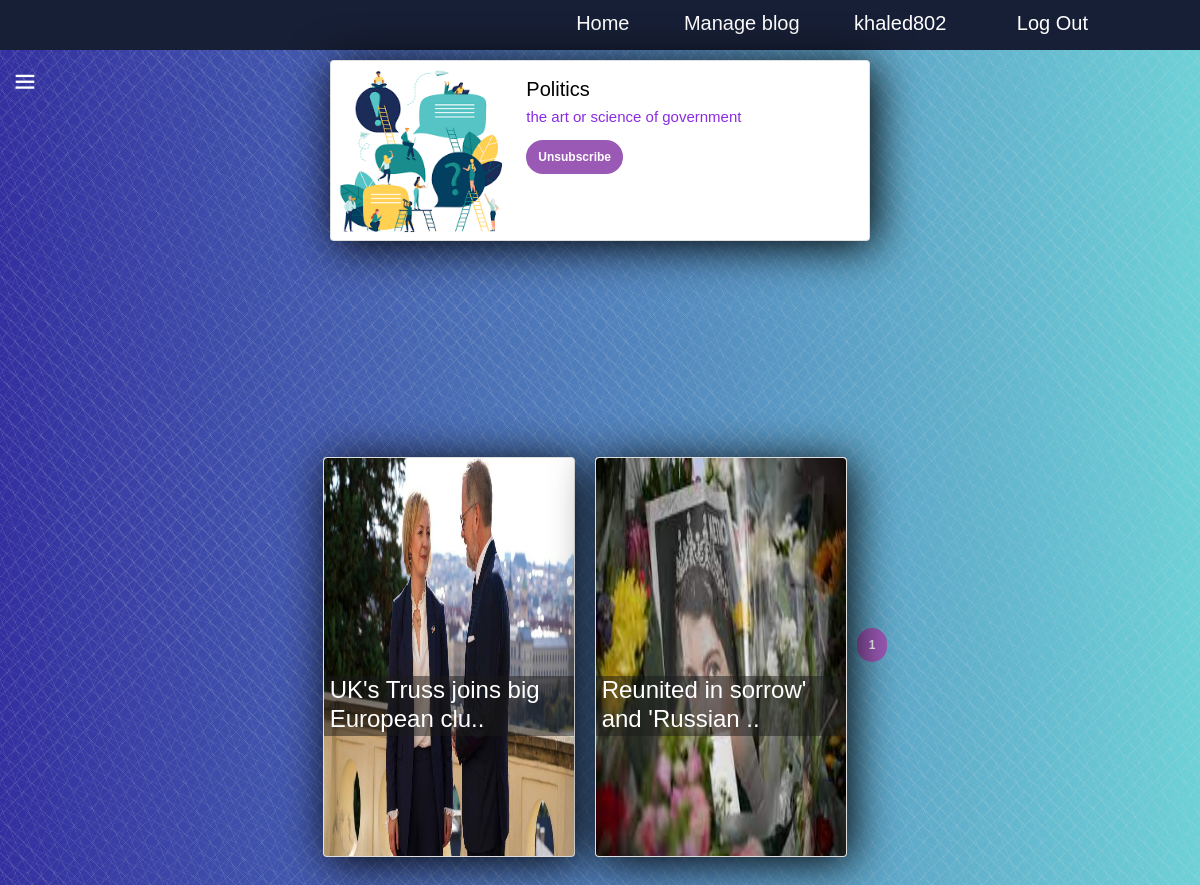
Page /categories/show/3 (signed in) on the earlier database version.
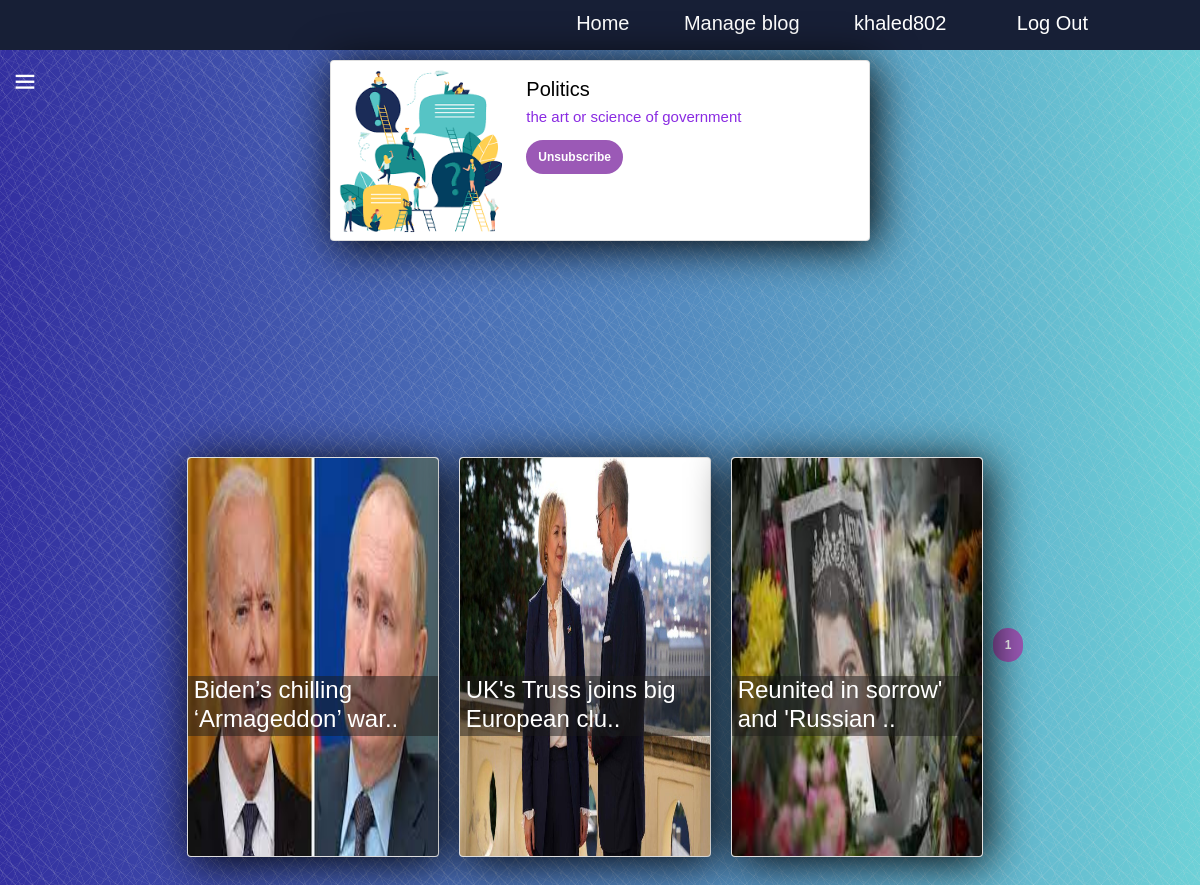
Same page on the later database version.
### categories/models.py (models this page shows, shortened)
class Category(models.Model):
    title = models.CharField(max_length=100)
    details = models.TextField()
    picture = models.ImageField(upload_to='images/')
    created_time = models.DateTimeField(auto_now_add=True)
    @classmethod
    def get_category(cls, id):
        return get_object_or_404(cls, id=id)
    def get_category_url(self):
        return reverse('category.show', args=[self.id])
    def get_subscribe_url(self):
        return reverse('category.subscribe', args=[self.id])
    def get_subscribers(self):
        return set([sub.user for sub in Subscribe.objects.filter(category=self)])
    def __str__(self) -> str:
        return self.title

### post/models.py (models this page shows, shortened)
class Post(models.Model):
    title = models.CharField(max_length=100)
    details = models.TextField()
    picture = models.ImageField(upload_to='images/')
    created_time = models.DateTimeField(auto_now_add=True)
    category=models.ForeignKey(Category , null = True , blank=True , on_delete=models.CASCADE , related_name='post_category')
    num_of_likes=models.IntegerField(default=0)
    def get_post_url(self):
        return reverse('post.show', args=[self.id])
    @classmethod
    def related_posts(cls , _category):
        return cls.objects.filter(category= _category)

### categories/views.py (the view)
# urls.py: path('show/<int:id>', show_category, name='category.show'),
def show_category(request, id):
    category= Category.get_category(id)
    related_posts = Post.related_posts(category).order_by("-created_time")
    paginator = Paginator(related_posts , 3)
    page_number = request.GET.get('page')
    page_obj = paginator.get_page(page_number)
    is_subscribe = Subscribe.get_subscribe(category, request.user)
    return render(request, 'categories/show_category.html', context={'category': category , "related_posts":related_posts, 'subscribe': is_subscribe, 'title': 'category-'+ category.title,  "page_obj":page_obj})

### categories/context_processors.py (called while the page is built)
def categories_processor(request):
    categories = Category.objects.all()
    print('hi')
    print(categories)
    return {'categories': categories}

### categories/models.py (called while the page is built)
    @classmethod
    def get_subscribe(cls , category , user):
        try:
            return cls.objects.get(category=category , user=user)
        except:
            return None

### categories/templates/categories/show_category.html (shortened to what this page needs)
{% extends 'base/base.html'%}
{% load static %}
{% block content %}
<div class="card mb-3" style="max-width: 540px; margin:10px auto; height: auto;">
  <div class="row g-0">
    <div class="col-md-4">
      <img src="{{ category.picture.url }}" class="img-fluid rounded-start" alt="{{ category }}">
    </div>
    <div class="col-md-8">
      <div class="card-body">
        <h5 class="card-title" style="color: black;">{{ category.title }}</h5>
        <p class="card-text" style="color: blueviolet;">{{ category.details }}</p>
        {% if subscribe %}
          <a type="button" class="btn btn-warning" href="{{ category.get_subscribe_url }}" >Unsubscribe</a>
        {% else %}
          <a type="button" class="btn btn-success" href="{{ category.get_subscribe_url }}" >Subscribe</a>
        {% endif %}
      </div>
    </div>
  </div>
</div>
{% if subscribe %}
<div class="cacontainer">
  {% for post in page_obj %}
    <div class="card">
      <a href="{{post.get_post_url}}">
        <img src="{{ post.picture.url }}" alt="" >
        <div class="intro">
            <h4>{{ post.title|slice:":33" }}..</h4>
        </div>
      </a>
  </div>
  {% endfor %}
{% endif %}
{% if subscribe %}
  {% for num in page_obj.paginator.page_range %}
    {% if page_obj.number == num %}
      <a class="btn btn-info mb-4" href="?page={{ num }}">{{ num }}</a>
    {% elif num > page_obj.number|add:'-3' and num < page_obj.number|add:'3' %}
      <a class="btn btn-outline-info mb-4" href="?page={{ num }}">{{ num }}</a>
    {% endif %}
  {% endfor %}
{% endif %}
{% endblock %}

### base/templates/base/base.html (shortened to what this page needs)
{% load static %}
<!DOCTYPE html>
<html lang="en">
<head>
    <link href="https://cdn.jsdelivr.net/npm/bootstrap@5.1.3/dist/css/bootstrap.min.css" rel="stylesheet">
    <link rel="stylesheet" href="{% static 'base/css/style.css'%}">
    <link href='https://unpkg.com/boxicons@2.1.4/css/boxicons.min.css' rel='stylesheet'>
    <link rel="stylesheet" href="{% static 'base/css/footer.css'%}">
</head>
<body>
<div class="navbar">
  <nav>
      <ul>
          <li><a href="{% url 'post.show_all'%}">Home</a></li>
          {% if user.is_superuser%}
            <li><a href="{% url 'show_dashboard' %}">Manage blog</a></li>
          {% endif %}
          {% if user.is_authenticated %}
            <li><a class="navbar-brand" href="{% url 'account.profile'%}" class="user">{{ user.username }}</a></li>
            <li><a class="navbar-brand" href="{% url 'account.logout' %}">Log Out</a></li>
          {% else %}
            <li><a href="{% url 'C_login'%}">Log In</a></li>
            <li><a href="{% url 'account.register'%}">Register</a></li>
          {% endif%}
      </ul>
  </nav>
</div>
      {% block content %}
      {% endblock content %}
<aside>
  <div class="logo">
      <span class="menu-icon">
          <i class="bx bx-menu"></i>
      </span>
  </div>
</aside>
</body>
</html>

### base/static/base/css/style.css (style rules this page uses)
body { background-image: repeating-linear-gradient(135deg, hsla(264,0%,88%,0.03) 0px, hsla(264,0%,88%,0.03) 1px,transparent 1px, transparent 12px),repeating-linear-gradient(45deg, hsla(264,0%,88%,0.03) 0px, hsla(264,0%,88%,0.03) 1px,transparent 1px, transparent 12px), repeating-linear-gradient(67.5deg, hsla(264,0%,88%,0.03) 0px, hsla(264,0%,88%,0.03) 1px,transparent 1px, transparent 12px),repeating-linear-gradient(135deg, hsla(264,0%,88%,0.03) 0px, hsla(264,0%,88%,0.03) 1px,transparent 1px, transparent 12px), repeating-linear-gradient(45deg, hsla(264,0%,88%,0.03) 0px, hsla(264,0%,88%,0.03) 1px,transparent 1px, transparent 12px), repeating-linear-gradient(112.5deg, hsla(264,0%,88%,0.03) 0px, hsla(264,0%,88%,0.03) 1px,transparent 1px, transparent 12px), repeating-linear-gradient(112.5deg, hsla(264,0%,88%,0.03) 0px, hsla(264,0%,88%,0.03) 1px,transparent 1px, transparent 12px), repeating-linear-gradient(45deg, hsla(264,0%,88%,0.03) 0px, hsla(264,0%,88%,0.03) 1px, transparent 1px, transparent 12px),repeating-linear-gradient(22.5deg, hsla(264,0%,88%,0.03) 0px, hsla(264,0%,88%,0.03) 1px,transparent 1px, transparent 12px),repeating-linear-gradient(45deg, hsla(264,0%,88%,0.03) 0px, hsla(264,0%,88%,0.03) 1px,transparent 1px, transparent 12px),repeating-linear-gradient(22.5deg, hsla(264,0%,88%,0.03) 0px, hsla(264,0%,88%,0.03) 1px,transparent 1px, transparent 12px),repeating-linear-gradient(135deg, hsla(264,0%,88%,0.03) 0px, hsla(264,0%,88%,0.03) 1px,transparent 1px, transparent 12px),repeating-linear-gradient(157.5deg, hsla(264,0%,88%,0.03) 0px, hsla(264,0%,88%,0.03) 1px,transparent 1px, transparent 12px),repeating-linear-gradient(67.5deg, hsla(264,0%,88%,0.03) 0px, hsla(264,0%,88%,0.03) 1px,transparent 1px, transparent 12px),repeating-linear-gradient(67.5deg, hsla(264,0%,88%,0.03) 0px, hsla(264,0%,88%,0.03) 1px,transparent 1px, transparent 12px),linear-gradient(90deg, rgb(51,47,160),rgb(109,209,215)); }
* { padding: 0; margin: 0; box-sizing: border-box; font-family: "Segoe UI"; }
aside { position: fixed; top: 0; left: 0; left: -50px; width: 50px; height: 1000px; padding: 10px; background: #171f36; color: white; transition: 0.5s; }
a { text-decoration: none; color: inherit; display: flex; align-items: center; }
.logo { height: 50px; margin: 0 0 50px 0; position: relative; }
.menu-icon { position: absolute; right: -50px; top: 0; width: 30px; height: 30px; border-radius: 30px; font-size: 20px; padding: 1px 1px 35px 1px; text-align: center; cursor: pointer; margin-top: 50px; }
.logo i { font-size: 28px; margin-right: 5px; }
.logo .menu-icon { font-size: 30px; font-weight: 500; margin-left: 15px; }
li a { position: relative; height: 30px; }
.navbar { height: 12%; display: flex; align-items: center; background: #171f36; height: 50px; }
nav { flex: 1; text-align: right; padding-right: 8%; }
nav ul li { list-style: none; display: inline-block; margin-left: 50px; }
nav ul li a { text-decoration: none; color: #fff; font-size: 20px; }
p { color: #fff; font-size: 15px; line-height: 15px; }
h5 { color: #fff; }
.cacontainer { display: flex; justify-content: center; height: 100vh; align-items: center; }
.card { background-size: contain; height: 400px; margin: 50px 10px; box-shadow: 5px 5px 45px black; overflow: hidden; }
img { height: 400px; width: 250px; border-radius: 3px; transition: .5s; }
.intro { height: 60px; width: 250px; padding-left: 6px; box-sizing: border-box; position: absolute; bottom: 120px; background: rgb(27, 27, 27 , .5); color: #fff; transition: .5s; }
.btn { width: max-content; padding: 6px 10px; margin-bottom: 0; margin-right: 0; background: #9b59b6; border: 2px solid #9b59b6; color: white; border-radius: 30px; font-size: 12px; text-decoration: none; font-weight: bold; transition: all .3s ease-in; }

### base/static/base/css/footer.css (style rules this page uses)
* { margin: 0; padding: 0; box-sizing: border-box; font-family: 'Poppins' ,sans-serif; }

Differences in the rows shown:
added Post: picture (picture), title "Biden’s chilling ‘Armageddon’ war"
